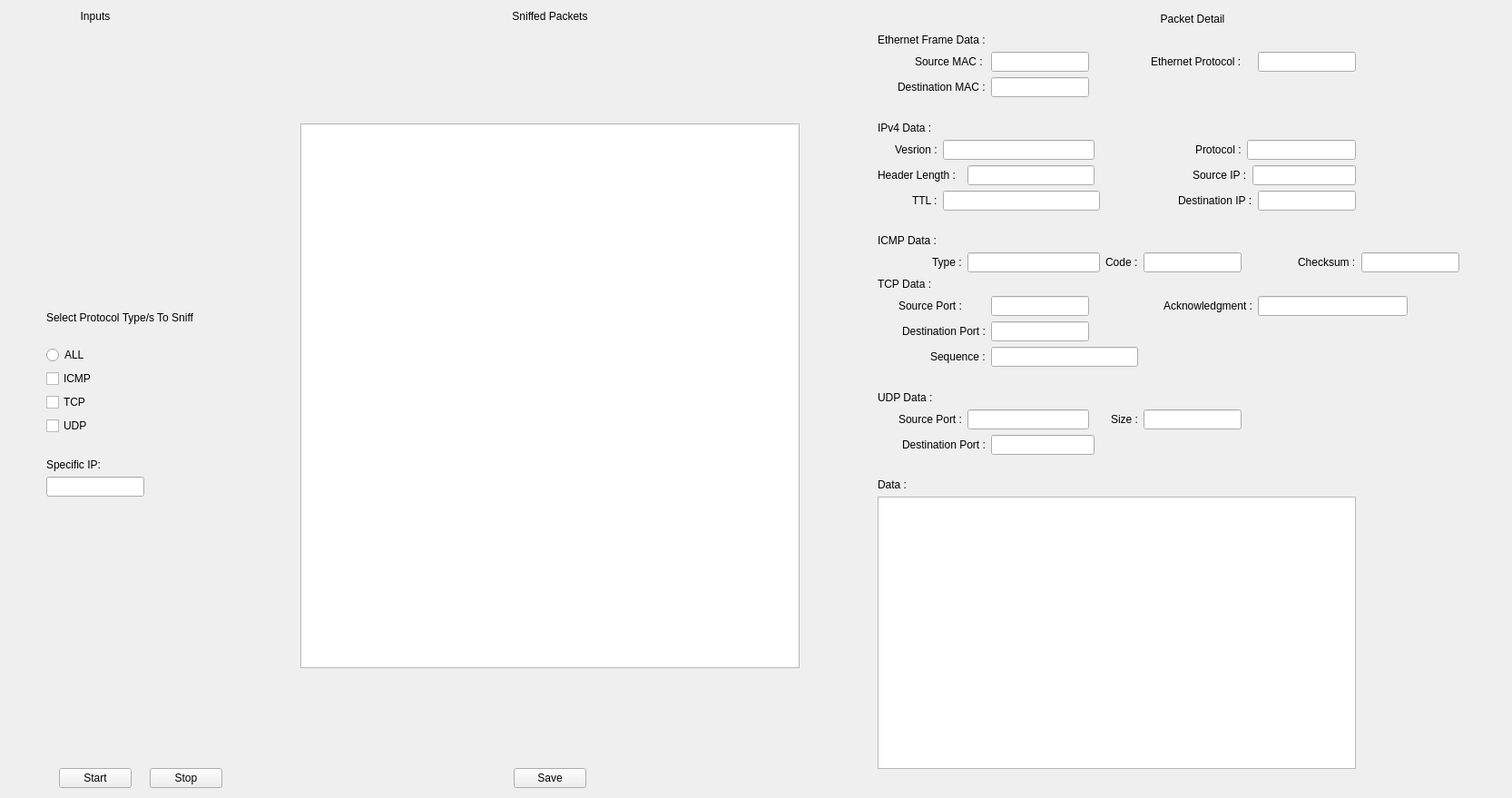
<?xml version="1.0" encoding="UTF-8"?>
<ui version="4.0">
 <class>Form</class>
 <widget class="QWidget" name="Form">
  <property name="geometry">
   <rect>
    <x>0</x>
    <y>0</y>
    <width>1666</width>
    <height>879</height>
   </rect>
  </property>
  <property name="windowTitle">
   <string>Simple Packet Sniffer</string>
  </property>
  <property name="styleSheet">
   <string notr="true"/>
  </property>
  <layout class="QGridLayout" name="gridLayout_4">
   <item row="0" column="2">
    <layout class="QGridLayout" name="gridLayout_3">
     <item row="12" column="8">
      <widget class="QLineEdit" name="code_2"/>
     </item>
     <item row="19" column="8" alignment="Qt::AlignLeft">
      <widget class="QLineEdit" name="size_2">
       <property name="minimumSize">
        <size>
         <width>60</width>
         <height>0</height>
        </size>
       </property>
      </widget>
     </item>
     <item row="14" column="4">
      <widget class="QLineEdit" name="tcp_source_port_2"/>
     </item>
     <item row="6" column="1">
      <widget class="QLabel" name="label_8">
       <property name="text">
        <string>IPv4 Data :</string>
       </property>
      </widget>
     </item>
     <item row="7" column="1" alignment="Qt::AlignRight">
      <widget class="QLabel" name="version">
       <property name="text">
        <string>Vesrion :</string>
       </property>
       <property name="buddy">
        <cstring>version_2</cstring>
       </property>
      </widget>
     </item>
     <item row="8" column="3" colspan="3">
      <widget class="QLineEdit" name="header_length_2"/>
     </item>
     <item row="1" column="8">
      <widget class="QLabel" name="label_3">
       <property name="text">
        <string>Packet Detail</string>
       </property>
       <property name="alignment">
        <set>Qt::AlignCenter</set>
       </property>
      </widget>
     </item>
     <item row="3" column="1" colspan="3" alignment="Qt::AlignRight">
      <widget class="QLabel" name="source_mac">
       <property name="text">
        <string>Source MAC : </string>
       </property>
       <property name="buddy">
        <cstring>source_mac_2</cstring>
       </property>
      </widget>
     </item>
     <item row="19" column="3" colspan="2">
      <widget class="QLineEdit" name="udp_source_port_2"/>
     </item>
     <item row="3" column="4">
      <widget class="QLineEdit" name="source_mac_2"/>
     </item>
     <item row="18" column="1">
      <widget class="QLabel" name="label_24">
       <property name="text">
        <string>UDP Data :</string>
       </property>
      </widget>
     </item>
     <item row="4" column="1" colspan="3" alignment="Qt::AlignRight">
      <widget class="QLabel" name="destination_mac">
       <property name="text">
        <string>Destination MAC :</string>
       </property>
       <property name="buddy">
        <cstring>destination_mac_2</cstring>
       </property>
      </widget>
     </item>
     <item row="2" column="1" colspan="3">
      <widget class="QLabel" name="label_5">
       <property name="text">
        <string>Ethernet Frame Data :</string>
       </property>
      </widget>
     </item>
     <item row="12" column="1" colspan="2" alignment="Qt::AlignRight">
      <widget class="QLabel" name="type">
       <property name="text">
        <string>Type :</string>
       </property>
       <property name="buddy">
        <cstring>type_2</cstring>
       </property>
      </widget>
     </item>
     <item row="14" column="1" colspan="2" alignment="Qt::AlignRight">
      <widget class="QLabel" name="tcp_source_port">
       <property name="text">
        <string>Source Port :</string>
       </property>
       <property name="buddy">
        <cstring>tcp_source_port_2</cstring>
       </property>
      </widget>
     </item>
     <item row="19" column="7" alignment="Qt::AlignRight">
      <widget class="QLabel" name="size">
       <property name="text">
        <string>Size :</string>
       </property>
       <property name="buddy">
        <cstring>size_2</cstring>
       </property>
      </widget>
     </item>
     <item row="16" column="4" colspan="4">
      <widget class="QLineEdit" name="sequence_2"/>
     </item>
     <item row="11" column="1">
      <widget class="QLabel" name="label_15">
       <property name="text">
        <string>ICMP Data :</string>
       </property>
      </widget>
     </item>
     <item row="9" column="2" colspan="5">
      <widget class="QLineEdit" name="ttl_2"/>
     </item>
     <item row="7" column="8" alignment="Qt::AlignRight">
      <widget class="QLabel" name="protocol">
       <property name="text">
        <string>Protocol :</string>
       </property>
       <property name="buddy">
        <cstring>protocol_2</cstring>
       </property>
      </widget>
     </item>
     <item row="20" column="1" colspan="3" alignment="Qt::AlignRight">
      <widget class="QLabel" name="udp_destination_port">
       <property name="text">
        <string>Destination Port :</string>
       </property>
       <property name="buddy">
        <cstring>udp_destination_port_2</cstring>
       </property>
      </widget>
     </item>
     <item row="9" column="8" colspan="3" alignment="Qt::AlignRight">
      <widget class="QLabel" name="destination_ip">
       <property name="text">
        <string>Destination IP :</string>
       </property>
       <property name="buddy">
        <cstring>destination_ip_2</cstring>
       </property>
      </widget>
     </item>
     <item row="8" column="1" colspan="2">
      <widget class="QLabel" name="header_length">
       <property name="text">
        <string>Header Length :</string>
       </property>
       <property name="buddy">
        <cstring>header_length_2</cstring>
       </property>
      </widget>
     </item>
     <item row="9" column="1" alignment="Qt::AlignRight">
      <widget class="QLabel" name="ttl">
       <property name="text">
        <string>TTL :</string>
       </property>
       <property name="buddy">
        <cstring>ttl_2</cstring>
       </property>
      </widget>
     </item>
     <item row="12" column="3" colspan="4">
      <widget class="QLineEdit" name="type_2"/>
     </item>
     <item row="4" column="4">
      <widget class="QLineEdit" name="destination_mac_2"/>
     </item>
     <item row="8" column="8" colspan="2" alignment="Qt::AlignRight">
      <widget class="QLabel" name="source_ip">
       <property name="text">
        <string>Source IP :</string>
       </property>
       <property name="buddy">
        <cstring>source_ip_2</cstring>
       </property>
      </widget>
     </item>
     <item row="15" column="1" colspan="3" alignment="Qt::AlignRight">
      <widget class="QLabel" name="tcp_destination_port">
       <property name="text">
        <string>Destination Port :</string>
       </property>
       <property name="buddy">
        <cstring>tcp_destination_port_2</cstring>
       </property>
      </widget>
     </item>
     <item row="14" column="8" colspan="3" alignment="Qt::AlignRight">
      <widget class="QLabel" name="acknowledgment">
       <property name="text">
        <string>Acknowledgment :</string>
       </property>
       <property name="buddy">
        <cstring>acknowledgment_2</cstring>
       </property>
      </widget>
     </item>
     <item row="12" column="7">
      <widget class="QLabel" name="code">
       <property name="text">
        <string>Code :</string>
       </property>
       <property name="buddy">
        <cstring>code_2</cstring>
       </property>
      </widget>
     </item>
     <item row="13" column="1">
      <widget class="QLabel" name="label_19">
       <property name="text">
        <string>TCP Data :</string>
       </property>
      </widget>
     </item>
     <item row="15" column="4">
      <widget class="QLineEdit" name="tcp_destination_port_2"/>
     </item>
     <item row="7" column="2" colspan="4">
      <widget class="QLineEdit" name="version_2"/>
     </item>
     <item row="19" column="1" colspan="2" alignment="Qt::AlignRight">
      <widget class="QLabel" name="udp_source_port">
       <property name="text">
        <string>Source Port :</string>
       </property>
       <property name="buddy">
        <cstring>udp_source_port_2</cstring>
       </property>
      </widget>
     </item>
     <item row="20" column="4" colspan="2">
      <widget class="QLineEdit" name="udp_destination_port_2"/>
     </item>
     <item row="1" column="1">
      <spacer name="verticalSpacer_5">
       <property name="orientation">
        <enum>Qt::Vertical</enum>
       </property>
       <property name="sizeHint" stdset="0">
        <size>
         <width>20</width>
         <height>40</height>
        </size>
       </property>
      </spacer>
     </item>
     <item row="16" column="1" colspan="3" alignment="Qt::AlignRight">
      <widget class="QLabel" name="sequence">
       <property name="text">
        <string>Sequence :</string>
       </property>
       <property name="buddy">
        <cstring>sequence_2</cstring>
       </property>
      </widget>
     </item>
     <item row="17" column="1">
      <spacer name="verticalSpacer_8">
       <property name="orientation">
        <enum>Qt::Vertical</enum>
       </property>
       <property name="sizeHint" stdset="0">
        <size>
         <width>20</width>
         <height>40</height>
        </size>
       </property>
      </spacer>
     </item>
     <item row="5" column="1">
      <spacer name="verticalSpacer_6">
       <property name="orientation">
        <enum>Qt::Vertical</enum>
       </property>
       <property name="sizeHint" stdset="0">
        <size>
         <width>20</width>
         <height>40</height>
        </size>
       </property>
      </spacer>
     </item>
     <item row="21" column="1">
      <spacer name="verticalSpacer_9">
       <property name="orientation">
        <enum>Qt::Vertical</enum>
       </property>
       <property name="sizeHint" stdset="0">
        <size>
         <width>20</width>
         <height>40</height>
        </size>
       </property>
      </spacer>
     </item>
     <item row="10" column="1">
      <spacer name="verticalSpacer_7">
       <property name="orientation">
        <enum>Qt::Vertical</enum>
       </property>
       <property name="sizeHint" stdset="0">
        <size>
         <width>20</width>
         <height>40</height>
        </size>
       </property>
      </spacer>
     </item>
     <item row="22" column="1" alignment="Qt::AlignLeft">
      <widget class="QLabel" name="data">
       <property name="text">
        <string>Data :</string>
       </property>
       <property name="buddy">
        <cstring>data_2</cstring>
       </property>
      </widget>
     </item>
     <item row="23" column="1" colspan="11">
      <widget class="QPlainTextEdit" name="data_2">
       <property name="minimumSize">
        <size>
         <width>300</width>
         <height>300</height>
        </size>
       </property>
      </widget>
     </item>
     <item row="9" column="0">
      <spacer name="horizontalSpacer_3">
       <property name="orientation">
        <enum>Qt::Horizontal</enum>
       </property>
       <property name="sizeHint" stdset="0">
        <size>
         <width>40</width>
         <height>20</height>
        </size>
       </property>
      </spacer>
     </item>
     <item row="12" column="11" alignment="Qt::AlignRight">
      <widget class="QLabel" name="checksum">
       <property name="text">
        <string>Checksum :</string>
       </property>
       <property name="buddy">
        <cstring>checksum_2</cstring>
       </property>
      </widget>
     </item>
     <item row="12" column="12" colspan="2">
      <widget class="QLineEdit" name="checksum_2"/>
     </item>
     <item row="14" column="11" colspan="2">
      <widget class="QLineEdit" name="acknowledgment_2"/>
     </item>
     <item row="7" column="9" colspan="3">
      <widget class="QLineEdit" name="protocol_2"/>
     </item>
     <item row="3" column="11">
      <widget class="QLineEdit" name="etherent_protocol_2"/>
     </item>
     <item row="8" column="10" colspan="2">
      <widget class="QLineEdit" name="source_ip_2"/>
     </item>
     <item row="9" column="11">
      <widget class="QLineEdit" name="destination_ip_2"/>
     </item>
     <item row="3" column="8" alignment="Qt::AlignRight">
      <widget class="QLabel" name="etherent_protocol">
       <property name="text">
        <string>Ethernet Protocol :</string>
       </property>
      </widget>
     </item>
     <item row="24" column="1">
      <spacer name="verticalSpacer_10">
       <property name="orientation">
        <enum>Qt::Vertical</enum>
       </property>
       <property name="sizeHint" stdset="0">
        <size>
         <width>20</width>
         <height>40</height>
        </size>
       </property>
      </spacer>
     </item>
    </layout>
   </item>
   <item row="0" column="1">
    <layout class="QGridLayout" name="gridLayout_2">
     <item row="2" column="1" colspan="2">
      <widget class="QListWidget" name="listWidget">
       <property name="minimumSize">
        <size>
         <width>550</width>
         <height>600</height>
        </size>
       </property>
      </widget>
     </item>
     <item row="2" column="3">
      <spacer name="horizontalSpacer_2">
       <property name="orientation">
        <enum>Qt::Horizontal</enum>
       </property>
       <property name="sizeHint" stdset="0">
        <size>
         <width>40</width>
         <height>20</height>
        </size>
       </property>
      </spacer>
     </item>
     <item row="1" column="1">
      <spacer name="verticalSpacer_3">
       <property name="orientation">
        <enum>Qt::Vertical</enum>
       </property>
       <property name="sizeHint" stdset="0">
        <size>
         <width>20</width>
         <height>40</height>
        </size>
       </property>
      </spacer>
     </item>
     <item row="2" column="0">
      <spacer name="horizontalSpacer">
       <property name="orientation">
        <enum>Qt::Horizontal</enum>
       </property>
       <property name="sizeHint" stdset="0">
        <size>
         <width>40</width>
         <height>20</height>
        </size>
       </property>
      </spacer>
     </item>
     <item row="3" column="1">
      <spacer name="verticalSpacer_4">
       <property name="orientation">
        <enum>Qt::Vertical</enum>
       </property>
       <property name="sizeHint" stdset="0">
        <size>
         <width>20</width>
         <height>40</height>
        </size>
       </property>
      </spacer>
     </item>
     <item row="4" column="1" colspan="2" alignment="Qt::AlignHCenter">
      <widget class="QPushButton" name="pushButton_2">
       <property name="text">
        <string>Save</string>
       </property>
      </widget>
     </item>
     <item row="0" column="1" colspan="2">
      <widget class="QLabel" name="label_2">
       <property name="text">
        <string>Sniffed Packets</string>
       </property>
       <property name="alignment">
        <set>Qt::AlignCenter</set>
       </property>
      </widget>
     </item>
    </layout>
   </item>
   <item row="0" column="0">
    <layout class="QGridLayout" name="gridLayout">
     <item row="3" column="3">
      <spacer name="horizontalSpacer_6">
       <property name="orientation">
        <enum>Qt::Horizontal</enum>
       </property>
       <property name="sizeHint" stdset="0">
        <size>
         <width>40</width>
         <height>20</height>
        </size>
       </property>
      </spacer>
     </item>
     <item row="1" column="1">
      <spacer name="verticalSpacer">
       <property name="orientation">
        <enum>Qt::Vertical</enum>
       </property>
       <property name="sizeHint" stdset="0">
        <size>
         <width>20</width>
         <height>40</height>
        </size>
       </property>
      </spacer>
     </item>
     <item row="3" column="0">
      <spacer name="horizontalSpacer_5">
       <property name="orientation">
        <enum>Qt::Horizontal</enum>
       </property>
       <property name="sizeHint" stdset="0">
        <size>
         <width>40</width>
         <height>20</height>
        </size>
       </property>
      </spacer>
     </item>
     <item row="3" column="1">
      <widget class="QRadioButton" name="radioButton">
       <property name="text">
        <string>ALL</string>
       </property>
      </widget>
     </item>
     <item row="6" column="1">
      <widget class="QCheckBox" name="checkBox_3">
       <property name="text">
        <string>UDP</string>
       </property>
      </widget>
     </item>
     <item row="5" column="1">
      <widget class="QCheckBox" name="checkBox_2">
       <property name="text">
        <string>TCP</string>
       </property>
      </widget>
     </item>
     <item row="2" column="1" colspan="2">
      <widget class="QLabel" name="label_4">
       <property name="minimumSize">
        <size>
         <width>147</width>
         <height>50</height>
        </size>
       </property>
       <property name="text">
        <string>Select Protocol Type/s To Sniff</string>
       </property>
      </widget>
     </item>
     <item row="12" column="2" alignment="Qt::AlignHCenter">
      <widget class="QPushButton" name="pushButton_3">
       <property name="text">
        <string>Stop</string>
       </property>
      </widget>
     </item>
     <item row="12" column="1" alignment="Qt::AlignHCenter">
      <widget class="QPushButton" name="pushButton">
       <property name="text">
        <string>Start</string>
       </property>
      </widget>
     </item>
     <item row="4" column="1">
      <widget class="QCheckBox" name="checkBox">
       <property name="text">
        <string>ICMP</string>
       </property>
      </widget>
     </item>
     <item row="8" column="1">
      <spacer name="horizontalSpacer_4">
       <property name="orientation">
        <enum>Qt::Horizontal</enum>
       </property>
       <property name="sizeHint" stdset="0">
        <size>
         <width>40</width>
         <height>20</height>
        </size>
       </property>
      </spacer>
     </item>
     <item row="11" column="1">
      <spacer name="verticalSpacer_2">
       <property name="orientation">
        <enum>Qt::Vertical</enum>
       </property>
       <property name="sizeHint" stdset="0">
        <size>
         <width>20</width>
         <height>40</height>
        </size>
       </property>
      </spacer>
     </item>
     <item row="9" column="1">
      <widget class="QLabel" name="label_30">
       <property name="text">
        <string>Specific IP:</string>
       </property>
      </widget>
     </item>
     <item row="10" column="1">
      <widget class="QLineEdit" name="lineEdit_18"/>
     </item>
     <item row="0" column="1">
      <widget class="QLabel" name="label">
       <property name="layoutDirection">
        <enum>Qt::LeftToRight</enum>
       </property>
       <property name="text">
        <string>Inputs</string>
       </property>
       <property name="alignment">
        <set>Qt::AlignCenter</set>
       </property>
      </widget>
     </item>
    </layout>
   </item>
   <item row="0" column="3">
    <spacer name="horizontalSpacer_7">
     <property name="orientation">
      <enum>Qt::Horizontal</enum>
     </property>
     <property name="sizeHint" stdset="0">
      <size>
       <width>40</width>
       <height>20</height>
      </size>
     </property>
    </spacer>
   </item>
  </layout>
 </widget>
 <resources/>
 <connections>
  <connection>
   <sender>radioButton</sender>
   <signal>clicked(bool)</signal>
   <receiver>checkBox</receiver>
   <slot>setChecked(bool)</slot>
   <hints>
    <hint type="sourcelabel">
     <x>53</x>
     <y>246</y>
    </hint>
    <hint type="destinationlabel">
     <x>53</x>
     <y>270</y>
    </hint>
   </hints>
  </connection>
  <connection>
   <sender>radioButton</sender>
   <signal>clicked(bool)</signal>
   <receiver>checkBox_2</receiver>
   <slot>setChecked(bool)</slot>
   <hints>
    <hint type="sourcelabel">
     <x>122</x>
     <y>249</y>
    </hint>
    <hint type="destinationlabel">
     <x>106</x>
     <y>300</y>
    </hint>
   </hints>
  </connection>
  <connection>
   <sender>radioButton</sender>
   <signal>clicked(bool)</signal>
   <receiver>checkBox_3</receiver>
   <slot>setChecked(bool)</slot>
   <hints>
    <hint type="sourcelabel">
     <x>143</x>
     <y>248</y>
    </hint>
    <hint type="destinationlabel">
     <x>143</x>
     <y>321</y>
    </hint>
   </hints>
  </connection>
 </connections>
</ui>
